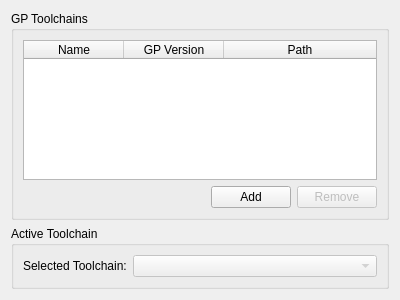
<?xml version="1.0" encoding="UTF-8"?>
<ui version="4.0">
 <class>ToolchainPreferences</class>
 <widget class="QWidget" name="ToolchainPreferences">
  <property name="geometry">
   <rect>
    <x>0</x>
    <y>0</y>
    <width>400</width>
    <height>300</height>
   </rect>
  </property>
  <property name="windowTitle">
   <string>Form</string>
  </property>
  <layout class="QVBoxLayout" name="verticalLayout_2">
   <item>
    <widget class="QGroupBox" name="groupBox">
     <property name="title">
      <string>GP Toolchains</string>
     </property>
     <layout class="QVBoxLayout" name="verticalLayout">
      <item>
       <widget class="QTableWidget" name="tableWidget">
        <attribute name="horizontalHeaderVisible">
         <bool>true</bool>
        </attribute>
        <attribute name="horizontalHeaderStretchLastSection">
         <bool>true</bool>
        </attribute>
        <attribute name="verticalHeaderVisible">
         <bool>false</bool>
        </attribute>
        <column>
         <property name="text">
          <string>Name</string>
         </property>
        </column>
        <column>
         <property name="text">
          <string>GP Version</string>
         </property>
        </column>
        <column>
         <property name="text">
          <string>Path</string>
         </property>
        </column>
       </widget>
      </item>
      <item>
       <layout class="QHBoxLayout" name="horizontalLayout">
        <item>
         <spacer name="horizontalSpacer">
          <property name="orientation">
           <enum>Qt::Horizontal</enum>
          </property>
          <property name="sizeHint" stdset="0">
           <size>
            <width>40</width>
            <height>20</height>
           </size>
          </property>
         </spacer>
        </item>
        <item>
         <widget class="QPushButton" name="pushButton_2">
          <property name="text">
           <string>Add</string>
          </property>
          <property name="icon">
           <iconset resource="../icons.qrc">
            <normaloff>:/icons/small_add.png</normaloff>:/icons/small_add.png</iconset>
          </property>
         </widget>
        </item>
        <item>
         <widget class="QPushButton" name="pushButton">
          <property name="enabled">
           <bool>false</bool>
          </property>
          <property name="text">
           <string>Remove</string>
          </property>
          <property name="icon">
           <iconset resource="../icons.qrc">
            <normaloff>:/icons/small_delete.png</normaloff>:/icons/small_delete.png</iconset>
          </property>
         </widget>
        </item>
       </layout>
      </item>
     </layout>
    </widget>
   </item>
   <item>
    <widget class="QGroupBox" name="groupBox_2">
     <property name="title">
      <string>Active Toolchain</string>
     </property>
     <layout class="QFormLayout" name="formLayout">
      <item row="0" column="0">
       <widget class="QLabel" name="label">
        <property name="text">
         <string>Selected Toolchain:</string>
        </property>
       </widget>
      </item>
      <item row="0" column="1">
       <widget class="QComboBox" name="comboBox">
        <property name="enabled">
         <bool>false</bool>
        </property>
       </widget>
      </item>
     </layout>
    </widget>
   </item>
  </layout>
 </widget>
 <resources>
  <include location="../icons.qrc"/>
 </resources>
 <connections/>
</ui>
